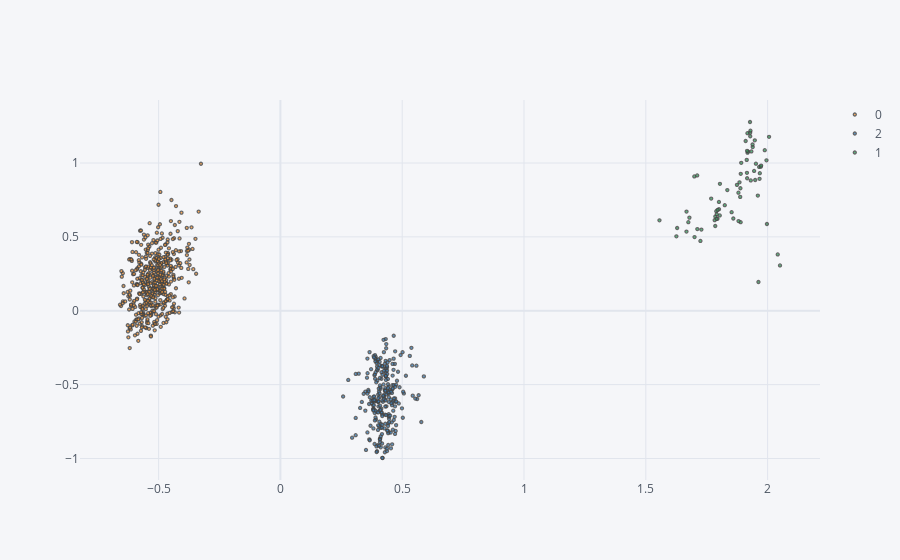

Notebook source saved alongside this figure:
### Code cell
Xp.iplot(kind='scatter',x='pca_comp_1',y='pca_comp_2',mode='markers',size=3,categories='cl')

### Figure 1 — Plotly figure (JSON) as saved in the notebook; plotly's stock layout.template omitted (floating-point values rounded to 4 significant figures; data arrays with more than 128 entries replaced by an {"elided": "..."} marker saying what was removed)
{"data": [{"marker": {"color": "rgba(255, 153, 51, 1.0)", "line": {"width": 1.3}, "opacity": 0.8, "size": 3, "symbol": "circle"}, "mode": "markers", "name": "0", "textfont": {"color": "#4D5663"}, "type": "scatter", "x": {"elided": "471 float values"}, "y": {"elided": "471 float values"}}, {"marker": {"color": "rgba(55, 128, 191, 1.0)", "line": {"width": 1.3}, "opacity": 0.8, "size": 3, "symbol": "circle"}, "mode": "markers", "name": "2", "textfont": {"color": "#4D5663"}, "type": "scatter", "x": {"elided": "258 float values"}, "y": {"elided": "258 float values"}}, {"marker": {"color": "rgba(50, 171, 96, 1.0)", "line": {"width": 1.3}, "opacity": 0.8, "size": 3, "symbol": "circle"}, "mode": "markers", "name": "1", "textfont": {"color": "#4D5663"}, "type": "scatter", "x": [1.785, 1.794, 1.783, 1.91, 1.859, 1.8, 1.789, 1.785, 1.915, 1.89, 1.889, 1.768, 1.804, 1.8, 1.892, 1.699, 1.917, 1.928, 1.947, 1.874, 1.931, 1.79, 1.791, 1.795, 1.929, 1.918, 1.556, 1.914, 1.928, 1.887, 1.667, 1.916, 1.881, 1.92, 1.888, 1.835, 1.804, 1.852, 1.675, 1.679, 1.939, 1.938, 1.667, 1.916, 1.824, 1.88, 1.945, 1.968, 1.965, 1.933, 1.711, 1.93, 1.885, 1.626, 1.629, 1.712, 1.728, 1.724, 1.7, 1.962, 1.997, 1.988, 2.006, 1.949, 1.96, 2.051, 1.967, 1.995, 2.042, 1.972, 1.973, 1.952], "y": [0.5736, 0.6227, 0.6133, 1.149, 0.6243, 0.6875, 0.674, 0.6373, 0.9335, 0.9269, 0.5993, 0.7591, 0.6452, 0.7367, 1.002, 0.9093, 1.202, 1.278, 1.154, 0.852, 0.8821, 0.622, 0.6532, 0.6827, 1.181, 1.07, 0.6122, 1.021, 1.206, 0.7707, 0.5362, 0.8968, 0.6072, 1.077, 0.8292, 0.8167, 0.859, 0.6672, 0.5995, 0.6304, 1.108, 1.125, 0.6715, 1.083, 0.7144, 0.7993, 0.9462, 0.9308, 0.9735, 1.078, 0.9156, 1.219, 0.8694, 0.504, 0.5601, 0.5529, 0.5494, 0.4727, 0.4986, 0.1946, 0.5871, 1.087, 1.177, 0.885, 0.7799, 0.3069, 0.8928, 1.018, 0.3813, 0.9749, 0.9826, 0.9954]}], "layout": {"legend": {"bgcolor": "#F5F6F9", "font": {"color": "#4D5663"}}, "paper_bgcolor": "#F5F6F9", "plot_bgcolor": "#F5F6F9", "title": {"font": {"color": "#4D5663"}}, "xaxis": {"gridcolor": "#E1E5ED", "showgrid": true, "tickfont": {"color": "#4D5663"}, "title": {"font": {"color": "#4D5663"}, "text": ""}, "zerolinecolor": "#E1E5ED"}, "yaxis": {"gridcolor": "#E1E5ED", "showgrid": true, "tickfont": {"color": "#4D5663"}, "title": {"font": {"color": "#4D5663"}, "text": ""}, "zerolinecolor": "#E1E5ED"}}}
